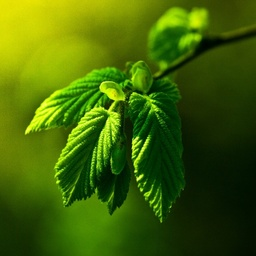
#> input picture Gallery/pixel1031.jpg, 256 x 256 px, shrunk from 512 x 512 before the run; its folder holds only this picture in this run
$ python main.py --input Gallery/pixel1031.jpg
#> lines starting #> are read from the running program, lines starting #| are printed output that depends on the picture
### Import/Importer.py
# MIT License
#
# Copyright (c) 2021 Amin Aghaee
#
# Permission is hereby granted, free of charge, to any person obtaining a copy
# of this software and associated documentation files (the "Software"), to deal
# in the Software without restriction, including without limitation the rights
# to use, copy, modify, merge, publish, distribute, sublicense, and/or sell
# copies of the Software, and to permit persons to whom the Software is
# furnished to do so, subject to the following conditions:
#
# The above copyright notice and this permission notice shall be included in all
# copies or substantial portions of the Software.
#
# THE SOFTWARE IS PROVIDED "AS IS", WITHOUT WARRANTY OF ANY KIND, EXPRESS OR
# IMPLIED, INCLUDING BUT NOT LIMITED TO THE WARRANTIES OF MERCHANTABILITY,
# FITNESS FOR A PARTICULAR PURPOSE AND NONINFRINGEMENT. IN NO EVENT SHALL THE
# AUTHORS OR COPYRIGHT HOLDERS BE LIABLE FOR ANY CLAIM, DAMAGES OR OTHER
# LIABILITY, WHETHER IN AN ACTION OF CONTRACT, TORT OR OTHERWISE, ARISING FROM,
# OUT OF OR IN CONNECTION WITH THE SOFTWARE OR THE USE OR OTHER DEALINGS IN THE
# SOFTWARE.
__author__ = "Amin Aghaee"

import numpy as np
import cv2
import os
import sys

# Global variables:
accept_list = ['.png', '.jpg', '.jpeg', '.bmp']


# ===================

def valid_ext(fname):
    ext = os.path.splitext(fname)[-1]
    if ext in accept_list:
        return True
    return False


def convert_to_square(image):
    if image.shape[0] < image.shape[1]:
        s = image.shape[0]
        i0 = (image.shape[1] - s) // 2
        i1 = i0 + s
        return image[:, i0:i1, ...]
    else:
        s = image.shape[1]
        i0 = (image.shape[0] - s) // 2
        i1 = i0 + s
        return image[i0:i1, :, ...]


def convert(main_image, im_size):
    sq = convert_to_square(main_image)
    return cv2.resize(sq, (im_size, im_size))


def Importer(input_dir, output_dir, recursion=True, im_size=512, Gray=False, verbose=False):
    gallery = []

    pnumber = 0

    if recursion == False:

        if verbose:
            print('Start scanning this directory {}'.format(input_dir))

        for file in os.listdir(input_dir):

            if not valid_ext(file):
                continue

            fname = os.path.join(input_dir, file)
            if Gray:
                img = cv2.imread(fname, 0)
            else:
                img = cv2.imread(fname, 1)

            img = convert(img, im_size)

            pname = os.path.join(output_dir, 'pixel{}.jpg'.format(pnumber))
            pnumber += 1
            cv2.imwrite(pname, img)
            gallery += [img]
    else:
        for root, subdirs, files in os.walk(input_dir):
            for file in files:

                if verbose:
                    print('Scanning file: {}'.format(file))

                if not valid_ext(file):
                    continue

                fname = os.path.join(root, file)
                if Gray:
                    img = cv2.imread(fname, 0)
                else:
                    img = cv2.imread(fname, 1)

                img = convert(img, im_size)

                pname = os.path.join(output_dir, 'pixel{}.jpg'.format(pnumber))
                pnumber += 1
                cv2.imwrite(pname, img)
                gallery += [img]
    return gallery

### Core/Core.py
# MIT License
#
# Copyright (c) 2021 Amin Aghaee
#
# Permission is hereby granted, free of charge, to any person obtaining a copy
# of this software and associated documentation files (the "Software"), to deal
# in the Software without restriction, including without limitation the rights
# to use, copy, modify, merge, publish, distribute, sublicense, and/or sell
# copies of the Software, and to permit persons to whom the Software is
# furnished to do so, subject to the following conditions:
#
# The above copyright notice and this permission notice shall be included in all
# copies or substantial portions of the Software.
#
# THE SOFTWARE IS PROVIDED "AS IS", WITHOUT WARRANTY OF ANY KIND, EXPRESS OR
# IMPLIED, INCLUDING BUT NOT LIMITED TO THE WARRANTIES OF MERCHANTABILITY,
# FITNESS FOR A PARTICULAR PURPOSE AND NONINFRINGEMENT. IN NO EVENT SHALL THE
# AUTHORS OR COPYRIGHT HOLDERS BE LIABLE FOR ANY CLAIM, DAMAGES OR OTHER
# LIABILITY, WHETHER IN AN ACTION OF CONTRACT, TORT OR OTHERWISE, ARISING FROM,
# OUT OF OR IN CONNECTION WITH THE SOFTWARE OR THE USE OR OTHER DEALINGS IN THE
# SOFTWARE.
__author__ = "Amin Aghaee"

import numpy as np
import cv2
from sklearn.cluster import KMeans
from scipy import spatial
from tqdm import tqdm
import random

def similarty_cosine(frame1, frame2):
    frame1 = np.copy(frame1)
    frame2 = np.copy(frame2)

    flist = []
    for f in [frame1.flatten(), frame2.flatten()]:
        if f.max() == f.min():
            f[np.random.randint(len(f))] += 1
        flist.append(f / 255)

    similarty = 1 - spatial.distance.cosine(flist[0], flist[1])
    return similarty


# [4 lines left out: function pixel_image_error, not called in this run]


def img_to_features(img, patch_size=4):
    ps = patch_size
    H = img.shape[0] // ps
    W = img.shape[1] // ps

    if len(img) == 2:
        patches = np.zeros((1, ps * ps))
    else:
        patches = np.zeros((1, ps * ps * 3))

    for h in range(H):
        for w in range(W):
            patch = img[h * ps: (h + 1) * ps, w * ps: (w + 1) * ps, ...]
            patch = np.expand_dims(patch, 0)
            patch = np.reshape(patch, (1, np.size(patch)))
            patches = np.concatenate((patches, patch), 0)

    return patches[1:]


class Core:
    def __init__(self, img, window_size=4, n_cluster=16, verbose=False):
        self.verbose = verbose
        self.img = img
        self.window_size = window_size

        if self.img.shape[0] % window_size != 0:
            imax = self.img.shape[0] - self.img.shape[0] % window_size
            self.img = self.img[:imax, ...]

        if self.img.shape[1] % window_size != 0:
            imax = self.img.shape[1] - self.img.shape[1] % window_size
            self.img = self.img[:, :imax, ...]

        X = img_to_features(img, window_size)

        if self.verbose:
            print('Start training K-Means model')

        self.kmeans = KMeans(n_clusters=n_cluster, random_state=0).fit(X)

        if self.verbose:
            print('Finish training K-Means model, number of clusters : {}'.format(len(self.kmeans.cluster_centers_)))

    # [69 lines left out: functions find_best_matches, estimate_size, build, not called in this run]

    def build_cosine(self, gallery, scale=4):
        ws = 16
        gallery = list(cv2.resize(b, (ws, ws)) for b in gallery)
        gallery_small = list(cv2.resize(b, (8, 8)) for b in gallery)

        h, w, d = self.img.shape
        art = cv2.resize(self.img, (scale * w, scale * h))

        h, w, d = art.shape
        h = (h // ws) * ws
        w = (w // ws) * ws
        art = art[:h, :w, ...]

        for i in tqdm(range(0, w, ws)):
            for j in range(0, h, ws):
                window = art[j: j+ws, i: i+ws]
                window = cv2.resize(window, (8, 8))

                similarty_vector = list(similarty_cosine(window, g) for g in gallery_small)
                indices = np.argsort(similarty_vector)
                top_2 = indices[-2:]
                chosen = random.choice(top_2)

                art[j: j + ws, i: i + ws, ...] = gallery[chosen]
        return art

### main.py
# MIT License
#
# Copyright (c) 2019 Amin Aghaee
#
# Permission is hereby granted, free of charge, to any person obtaining a copy
# of this software and associated documentation files (the "Software"), to deal
# in the Software without restriction, including without limitation the rights
# to use, copy, modify, merge, publish, distribute, sublicense, and/or sell
# copies of the Software, and to permit persons to whom the Software is
# furnished to do so, subject to the following conditions:
#
# The above copyright notice and this permission notice shall be included in all
# copies or substantial portions of the Software.
#
# THE SOFTWARE IS PROVIDED "AS IS", WITHOUT WARRANTY OF ANY KIND, EXPRESS OR
# IMPLIED, INCLUDING BUT NOT LIMITED TO THE WARRANTIES OF MERCHANTABILITY,
# FITNESS FOR A PARTICULAR PURPOSE AND NONINFRINGEMENT. IN NO EVENT SHALL THE
# AUTHORS OR COPYRIGHT HOLDERS BE LIABLE FOR ANY CLAIM, DAMAGES OR OTHER
# LIABILITY, WHETHER IN AN ACTION OF CONTRACT, TORT OR OTHERWISE, ARISING FROM,
# OUT OF OR IN CONNECTION WITH THE SOFTWARE OR THE USE OR OTHER DEALINGS IN THE
# SOFTWARE.
__author__ = "Amin Aghaee"

import Import
import Core
import argparse
import cv2
import numpy as np

if __name__ == "__main__":

    parser = argparse.ArgumentParser()
    parser.add_argument('-in', '--input', default='./mainImage.jpg')
    parser.add_argument('-out', '--output', default='output.jpg', help='Name of output file')
    parser.add_argument('-g', '--gallery', default='./Gallery/')
    parser.add_argument('-s', '--scale', type=int, default=8,
                        help='Output image will be scaled up by this factor [H * $(scale), W * $(scale)]')
    parser.add_argument("--grey", help="Work in Greyscale mode")
    parser.add_argument("-r", "--recursive", help='Scan all images inside Gallery directory recursively')
    parser.add_argument("-v", "--verbose", help='Print steps in system log')
    args, leftovers = parser.parse_known_args()

    if args.verbose is not None:
        verbose = True
    else:
        verbose = False

    if args.grey is not None:
        grey = True
    else:
        grey = False

    if args.recursive is not None:
        rec = True
    else:
        rec = False

    if grey:
        IMAGE = cv2.imread(args.input, 0)
    else:
        IMAGE = cv2.imread(args.input, 1)
#> IMAGE is the input picture: shape (256, 256, 3); mean B, G, R 4.2, 98.7, 64.7

        # Play with these arguments:
    window_size = 4
    gallery_im_siz = 32

    gallery = Import.Importer(args.gallery, './output/', recursion=rec, im_size=gallery_im_siz, Gray=grey,
                              verbose=verbose)
#> in convert, `return cv2.resize(sq, (im_size, im_size))`:
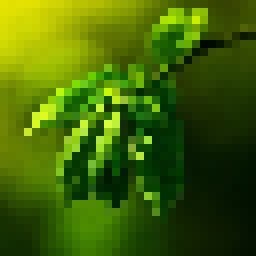
#> returned value: shape (32, 32, 3) (shown 8 times larger); mean of channels 0, 1, 2 4.3, 99, 64.8; drawn as B, G, R
#> gallery = 1 item

    ws = window_size
    ncluster = min(len(gallery), (IMAGE.shape[0] * IMAGE.shape[1]) // ((ws + 1) ** 2))
#> ncluster = 1
    C = Core.Core(IMAGE, window_size, n_cluster=ncluster)

    # out, esum = C.build(gallery, target_pixel_size=args.scale // window_size)
    out = C.build_cosine(gallery)
#> in build_cosine, `gallery = list(cv2.resize(b, (ws, ws)) for b in gallery)`: gallery = 1 item
#> in build_cosine, `art = cv2.resize(self.img, (scale * w, scale * h))`:
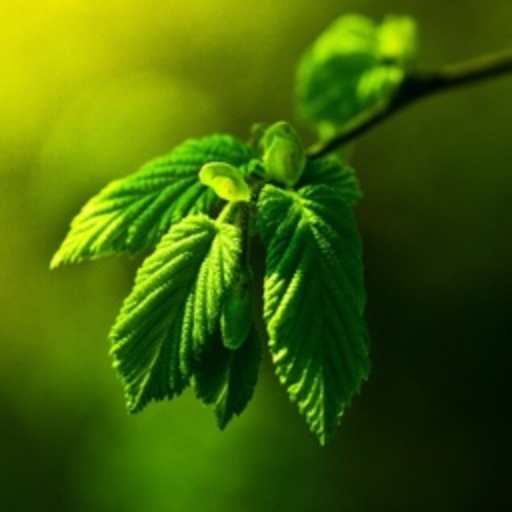
#> art: shape (1024, 1024, 3) (shown at 1/2 size); mean B, G, R 4.1, 98.6, 64.6
#> after the loop in build_cosine, `for i in tqdm(range(0, w, ws)):`:
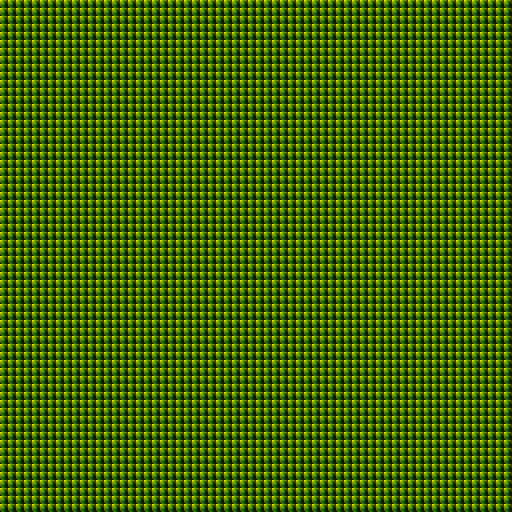
#> art: shape (1024, 1024, 3) (shown at 1/2 size); mean B, G, R 4.4, 99.1, 64.9
    esum = 0
    out = np.uint8(out)
    print('Error = {}'.format(esum))
    cv2.imwrite(args.output, out)

$ run again, on Gallery/pixel1136.jpg
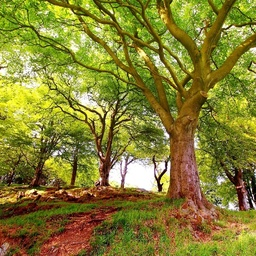
#> input picture Gallery/pixel1136.jpg, 256 x 256 px, shrunk from 512 x 512 before the run
#> IMAGE is the input picture: shape (256, 256, 3); mean B, G, R 49.7, 127.3, 132.5
#> in convert, `return cv2.resize(sq, (im_size, im_size))`:
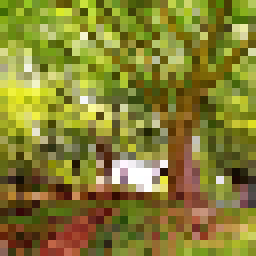
#> returned value: shape (32, 32, 3) (shown 8 times larger); mean of channels 0, 1, 2 49.8, 127.9, 132.8; drawn as B, G, R
#> `gallery = Import.Importer(args.gallery, './output/', recursion=rec, im..`: gallery = 1 item
#> ncluster = 1
#> in build_cosine, `gallery = list(cv2.resize(b, (ws, ws)) for b in gallery)`: gallery = 1 item
#> after the loop in build_cosine, `for i in tqdm(range(0, w, ws)):`:
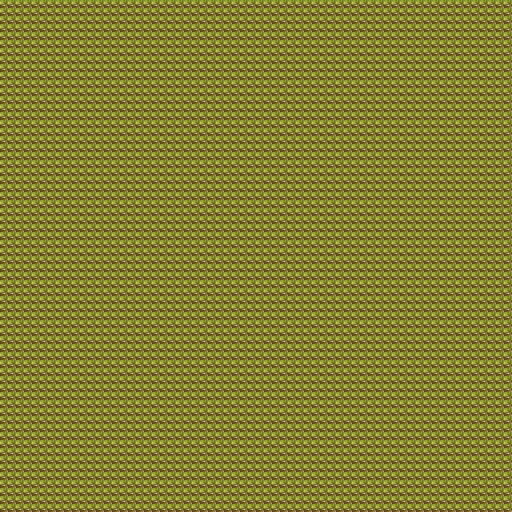
#> art: shape (1024, 1024, 3) (shown at 1/2 size); mean B, G, R 49.9, 128, 132.9
